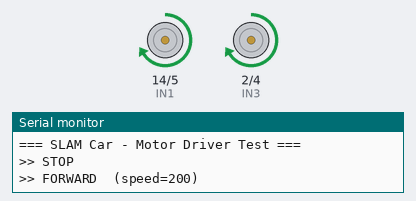
The program below on a simulated ESP32. Parts: motor-driver pin pairs drawn as motors (green arrow = first pin HIGH = forward, orange = second pin HIGH = backward, longer = more drive, scaled by the enable pin), the last lines printed to the serial monitor.

Above: at 2.0 s.
At 3.2 s:
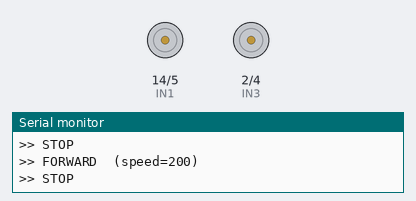
At 4.5 s:
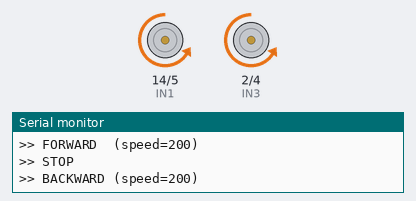
Timing chart, 0 to 7.5 s (numbered marks = the images above):
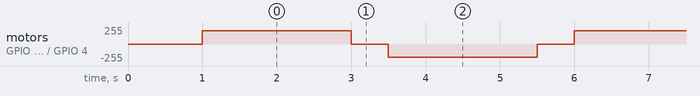

The program:

main.cpp
```cpp
/*
 * SLAM Car Project - Motor Driver Test
 * Board: ESP32 30-pin
 * Driver: L298N
 * Power: 8V to motor driver
 *
 * Pin Mapping:
 *   ENA  -> D18 (PWM speed control - Motor A)
 *   ENB  -> D23 (PWM speed control - Motor B)
 *   IN1  -> D14 (Motor A direction)
 *   IN2  -> D5  (Motor A direction)
 *   IN3  -> D2  (Motor B direction)
 *   IN4  -> D4  (Motor B direction)
 */

#include <Arduino.h>

// pin definition
#define ENA 18
#define ENB 23
#define IN1 14
#define IN2 5
#define IN3 2
#define IN4 4

// PWM configs
#define PWM_FREQ 1000    //1 kHz
#define PWM_RESOLUTION 8 //8-bit -> 0-255
#define PWM_CH_A 0       // LEDC channel for motor A
#define PWM_CH_B 1       //LEDC channel for motor B

// Speed settings
#define MOTOR_SPEED 200 // 0-255
#define MOVE_DELAY 2000 // ms each direction holds

// helper functions
void setSpeed(int speedA, int speedB){
    ledcWrite(PWM_CH_A, speedA);
    ledcWrite(PWM_CH_B, speedB);
}

void stopMotors(){
    // Break: all direction pins LOW, PWM can stay or go to 0
    digitalWrite(IN1, LOW);
    digitalWrite(IN2, LOW);
    digitalWrite(IN3, LOW);
    digitalWrite(IN4, LOW);
    setSpeed(0, 0);
    Serial.println(">> STOP");
}

void moveForward(int speed){
    // Motor A forward: IN1=HIGH, IN2=LOW
    // Motor B forward: IN3=HIGH, IN4=LOW
    digitalWrite(IN1, HIGH);
    digitalWrite(IN2, LOW);
    digitalWrite(IN3, HIGH);
    digitalWrite(IN4, LOW);
    setSpeed(speed, speed);
    Serial.printf(">> FORWARD  (speed=%d)\n", speed);
}

void moveBackward(int speed){
    // Motor A forward: IN1=HIGH, IN2=LOW
    // Motor B forward: IN3=HIGH, IN4=LOW
    digitalWrite(IN1, LOW);
    digitalWrite(IN2, HIGH);
    digitalWrite(IN3, LOW);
    digitalWrite(IN4, HIGH);
    setSpeed(speed, speed);
    Serial.printf(">> BACKWARD (speed=%d)\n", speed);
}

// Optional extras — useful for future SLAM testing
void turnLeft(int speed) {
  // Left motor backward, right motor forward
  digitalWrite(IN1, LOW);
  digitalWrite(IN2, HIGH);
  digitalWrite(IN3, HIGH);
  digitalWrite(IN4, LOW);
  setSpeed(speed, speed);
  Serial.printf(">> TURN LEFT (speed=%d)\n", speed);
}

void turnRight(int speed) {
  // Left motor forward, right motor backward
  digitalWrite(IN1, HIGH);
  digitalWrite(IN2, LOW);
  digitalWrite(IN3, LOW);
  digitalWrite(IN4, HIGH);
  setSpeed(speed, speed);
  Serial.printf(">> TURN RIGHT (speed=%d)\n", speed);
}

//-----------------------setup---------------------
void setup(){
    Serial.begin(115200);
    Serial.println("\n=== SLAM Car - Motor Driver Test ===");

    // Direction pins
    pinMode(IN1, OUTPUT);
    pinMode(IN2, OUTPUT);
    pinMode(IN3, OUTPUT);
    pinMode(IN4, OUTPUT);

    // Configure LEDC PWM channels (ESP32 Arduino core v2.x style)
    ledcSetup(PWM_CH_A, PWM_FREQ, PWM_RESOLUTION);
    ledcSetup(PWM_CH_B, PWM_FREQ, PWM_RESOLUTION);
    ledcAttachPin(ENA, PWM_CH_A);
    ledcAttachPin(ENB, PWM_CH_B);

    stopMotors();
    delay(1000);
}


// main loop
void loop(){
    // forward
    moveForward(MOTOR_SPEED);
    delay(MOVE_DELAY);

    // stop
    stopMotors();
    delay(500);

    // backward
    moveBackward(MOTOR_SPEED);
    delay(MOVE_DELAY);

    // stop
    stopMotors();
    delay(500);
}
```

Measured:
- by itself, motor on GPIO 14 (IN1) / GPIO 5 (IN2), motor on GPIO 2 (IN3) / GPIO 4 (IN4): repeats every 5.0 s: stopped 0.50 s, backward 199/255 2.0 s, stopped 0.50 s, forward 199/255 2.0 s
